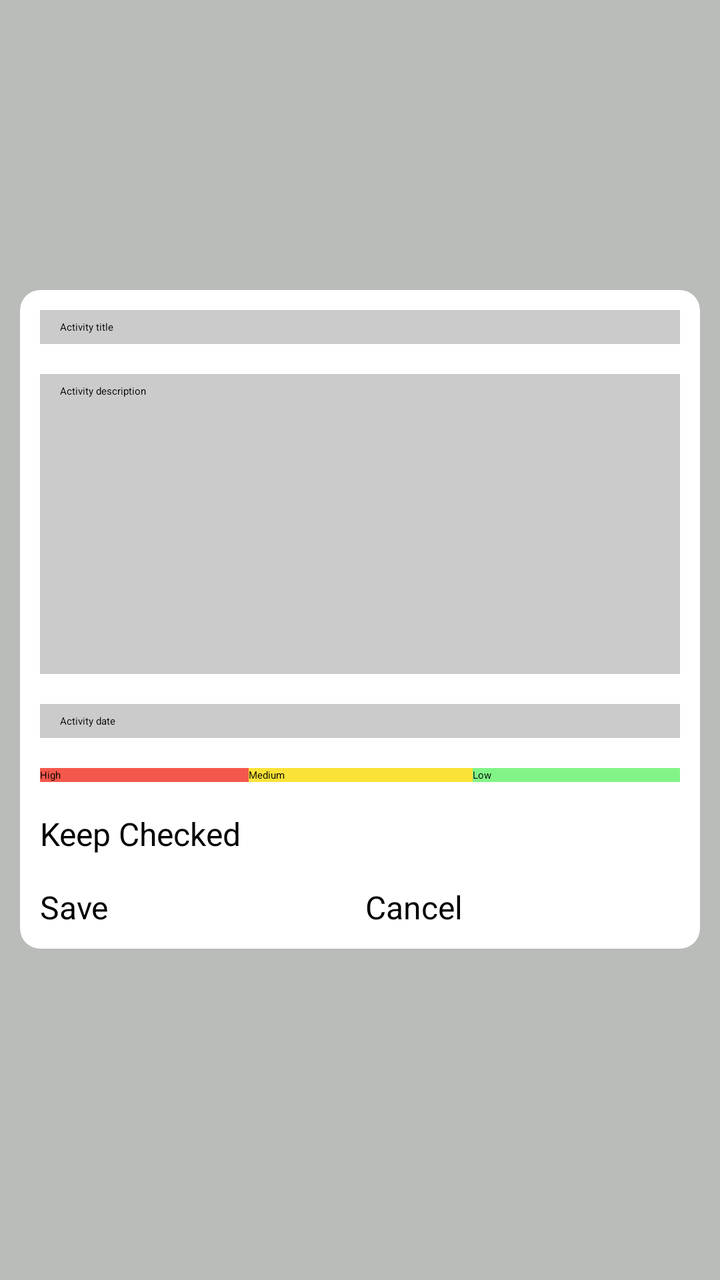
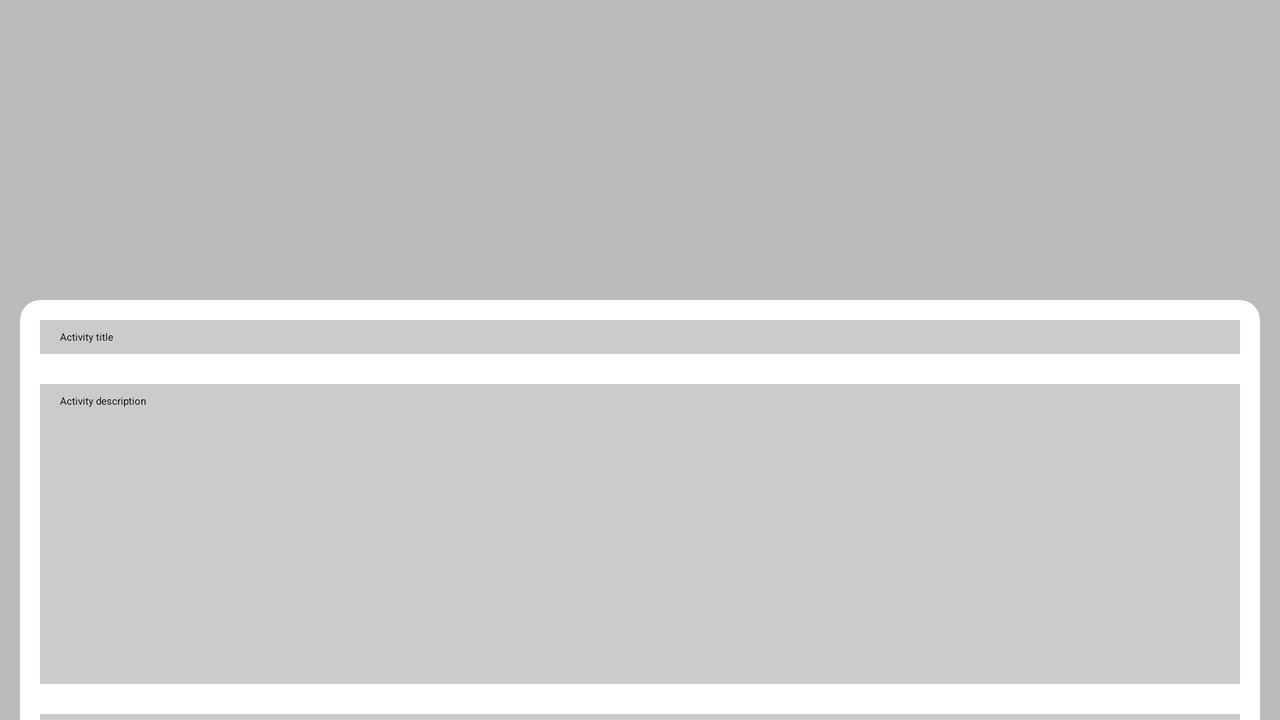

Two renders of one Android screen. The first uses the default layout on a phone; the second uses the alternative layout the repository ships for a different screen configuration, on a matching device. The two XML files are below.
<!-- AndroidManifest.xml: application theme Theme.TodoApp -->
<!-- res/layout/fragment_edit_todo.xml -->
<?xml version="1.0" encoding="utf-8"?>
<LinearLayout xmlns:android="http://schemas.android.com/apk/res/android"
    xmlns:app="http://schemas.android.com/apk/res-auto"
    xmlns:tools="http://schemas.android.com/tools"
    android:layout_width="match_parent"
    android:layout_height="match_parent"
    android:background="#B9BCB9"
    android:orientation="vertical"
    tools:context=".EditTodoFragment">

    
    <ImageView
        android:id="@+id/imageView4"
        android:layout_width="160dp"
        android:layout_height="115dp"
        android:layout_marginTop="10dp"
        app:layout_constraintHorizontal_bias="0.574"
        android:layout_gravity="center_horizontal"
        app:srcCompat="@drawable/ic_baseline_check_circle_24" />

    
    <androidx.cardview.widget.CardView
        android:layout_width="match_parent"
        android:layout_height="wrap_content"
        android:layout_gravity="center"
        android:layout_marginTop="20dp"
        android:layout_marginHorizontal="10dp"
        app:cardBackgroundColor="#FFFFFF"
        app:cardCornerRadius="10dp">

        
        <ScrollView
            android:layout_width="match_parent"
            android:layout_height="wrap_content"
            android:layout_gravity="center"
            android:layout_margin="10dp">

            
            <LinearLayout
                android:layout_width="match_parent"
                android:layout_height="match_parent"
                android:layout_gravity="center"
                android:orientation="vertical">

                
                <EditText
                    android:id="@+id/edit_fragment_txt_name"
                    android:layout_width="match_parent"
                    android:layout_height="wrap_content"
                    android:layout_marginBottom="15dp"
                    android:background="#FFFFFF"
                    android:backgroundTint="#CCCBCB"
                    android:ems="10"
                    android:hint="@string/edit_title"
                    android:inputType="textPersonName"
                    android:paddingLeft="10dp"
                    android:paddingTop="5dp"
                    android:paddingBottom="5dp" />

                
                <EditText
                    android:id="@+id/edit_fragment_txt_description"
                    android:layout_width="match_parent"
                    android:layout_height="wrap_content"
                    android:layout_marginBottom="15dp"
                    android:height="150dp"
                    android:background="#CCCBCB"
                    android:ems="10"
                    android:hint="@string/edit_description"
                    android:inputType="textMultiLine|textPersonName"
                    android:lines="5"
                    android:maxLines="5"
                    android:paddingLeft="10dp"
                    android:paddingTop="5dp"
                    android:paddingBottom="5dp"
                    android:scrollbars="vertical" />

                
                <EditText
                    android:id="@+id/edit_fragment_txt_date"
                    android:layout_width="match_parent"
                    android:layout_height="wrap_content"
                    android:layout_marginBottom="15dp"
                    android:background="#CCCBCB"
                    android:ems="10"
                    android:hint="@string/edit_date"
                    android:inputType="textPersonName"
                    android:paddingLeft="10dp"
                    android:paddingTop="5dp"
                    android:paddingBottom="5dp" />

                
                <RadioGroup
                    android:id="@+id/edit_fragment_rg_priority"
                    android:layout_width="match_parent"
                    android:layout_height="wrap_content"
                    android:layout_marginBottom="15dp"
                    android:orientation="horizontal">

                    
                    <RadioButton
                        android:id="@+id/edit_fragment_rb_high"
                        android:layout_width="wrap_content"
                        android:layout_height="wrap_content"
                        android:layout_weight="1"
                        android:background="@color/color_high"
                        android:text="@string/edit_high" />

                    
                    <RadioButton
                        android:id="@+id/edit_fragment_rb_medium"
                        android:layout_width="wrap_content"
                        android:layout_height="wrap_content"
                        android:layout_weight="1"
                        android:background="@color/color_medium"
                        android:text="@string/edit_medium" />

                    
                    <RadioButton
                        android:id="@+id/edit_fragment_rb_low"
                        android:layout_width="wrap_content"
                        android:layout_height="wrap_content"
                        android:layout_weight="1"
                        android:background="@color/color_low"
                        android:text="@string/edit_low" />
                </RadioGroup>

                
                <CheckBox
                    android:id="@+id/edit_fragment_chk_complete"
                    android:layout_width="match_parent"
                    android:layout_height="wrap_content"
                    android:layout_marginBottom="15dp"
                    android:text="Keep Checked"
                    android:textSize="16sp" />

                
                <LinearLayout
                    android:layout_width="match_parent"
                    android:layout_height="match_parent"
                    android:orientation="horizontal">

                    
                    <Button
                        android:id="@+id/edit_fragment_btn_save"
                        android:layout_width="wrap_content"
                        android:layout_height="wrap_content"
                        android:layout_marginRight="10dp"
                        android:layout_weight="1"
                        android:text="@string/edit_save"
                        android:textColor="#000000"
                        android:textSize="16sp"
                        app:backgroundTint="#F1E047" />

                    
                    <Button
                        android:id="@+id/edit_fragment_btn_cancel"
                        android:layout_width="wrap_content"
                        android:layout_height="wrap_content"
                        android:layout_marginLeft="10dp"
                        android:layout_weight="1"
                        android:text="@string/cancel"
                        android:textColor="#000000"
                        android:textSize="16sp"
                        app:backgroundTint="#F1E047" />
                </LinearLayout>
            </LinearLayout>
        </ScrollView>
    </androidx.cardview.widget.CardView>

</LinearLayout>
<!-- resources referenced by this layout -->
<resources>
  <color name="color_high">#F4584C</color>
  <color name="color_low">#82F487</color>
  <color name="color_medium">#FBE239</color>
  <!-- drawable ic_baseline_check_circle_24 (drawable) -->
  <vector android:height="24dp" android:tint="#F1E047"
      android:viewportHeight="24" android:viewportWidth="24"
      android:width="24dp" xmlns:android="http://schemas.android.com/apk/res/android">
      <path android:fillColor="@android:color/white" android:pathData="M12,2C6.48,2 2,6.48 2,12s4.48,10 10,10 10,-4.48 10,-10S17.52,2 12,2zM10,17l-5,-5 1.41,-1.41L10,14.17l7.59,-7.59L19,8l-9,9z"/>
  </vector>
  <string name="cancel">Cancel</string>
  <string name="edit_date">Activity date</string>
  <string name="edit_description">Activity description</string>
  <string name="edit_high">High</string>
  <string name="edit_low">Low</string>
  <string name="edit_medium">Medium</string>
  <string name="edit_save">Save</string>
  <string name="edit_title">Activity title</string>
</resources>
<!-- res/layout-land/fragment_edit_todo.xml (the repository's variant of the layout above) -->
<!-- drawn on the phone turned sideways -->
<?xml version="1.0" encoding="utf-8"?>
<LinearLayout xmlns:android="http://schemas.android.com/apk/res/android"
    xmlns:app="http://schemas.android.com/apk/res-auto"
    xmlns:tools="http://schemas.android.com/tools"
    android:layout_width="match_parent"
    android:layout_height="match_parent"
    android:background="#B9BCB9"
    android:orientation="vertical"
    tools:context=".EditTodoFragment">

    
    <ScrollView
        android:layout_width="match_parent"
        android:layout_height="match_parent">

        
        <LinearLayout
            android:layout_width="match_parent"
            android:layout_height="match_parent"
            android:orientation="vertical">

            
            <ImageView
                android:id="@+id/imageView4"
                android:layout_width="160dp"
                android:layout_height="115dp"
                android:layout_gravity="center"
                android:layout_marginTop="15dp"
                app:srcCompat="@drawable/ic_baseline_check_circle_24" />

            
            <androidx.cardview.widget.CardView
                android:layout_width="match_parent"
                android:layout_height="wrap_content"
                android:layout_gravity="center"
                android:layout_marginHorizontal="10dp"
                android:layout_marginTop="20dp"
                app:cardBackgroundColor="#FFFFFF"
                app:cardCornerRadius="10dp">

                
                <ScrollView
                    android:layout_width="match_parent"
                    android:layout_height="wrap_content"
                    android:layout_gravity="center"
                    android:layout_margin="10dp">

                    
                    <LinearLayout
                        android:layout_width="match_parent"
                        android:layout_height="match_parent"
                        android:layout_gravity="center"
                        android:orientation="vertical">

                        
                        <EditText
                            android:id="@+id/edit_fragment_txt_name"
                            android:layout_width="match_parent"
                            android:layout_height="wrap_content"
                            android:layout_marginBottom="15dp"
                            android:background="#FFFFFF"
                            android:backgroundTint="#CCCBCB"
                            android:ems="10"
                            android:hint="@string/edit_title"
                            android:inputType="textPersonName"
                            android:paddingLeft="10dp"
                            android:paddingTop="5dp"
                            android:paddingBottom="5dp" />

                        
                        <EditText
                            android:id="@+id/edit_fragment_txt_description"
                            android:layout_width="match_parent"
                            android:layout_height="wrap_content"
                            android:layout_marginBottom="15dp"
                            android:height="150dp"
                            android:background="#CCCBCB"
                            android:ems="10"
                            android:hint="@string/edit_description"
                            android:inputType="textMultiLine|textPersonName"
                            android:lines="5"
                            android:maxLines="5"
                            android:paddingLeft="10dp"
                            android:paddingTop="5dp"
                            android:paddingBottom="5dp"
                            android:scrollbars="vertical" />

                        
                        <EditText
                            android:id="@+id/edit_fragment_txt_date"
                            android:layout_width="match_parent"
                            android:layout_height="wrap_content"
                            android:layout_marginBottom="15dp"
                            android:background="#CCCBCB"
                            android:ems="10"
                            android:hint="@string/edit_date"
                            android:inputType="textPersonName"
                            android:paddingLeft="10dp"
                            android:paddingTop="5dp"
                            android:paddingBottom="5dp" />

                        
                        <RadioGroup
                            android:id="@+id/edit_fragment_rg_priority"
                            android:layout_width="match_parent"
                            android:layout_height="wrap_content"
                            android:layout_marginBottom="15dp"
                            android:orientation="horizontal">

                            
                            <RadioButton
                                android:id="@+id/edit_fragment_rb_high"
                                android:layout_width="wrap_content"
                                android:layout_height="wrap_content"
                                android:layout_weight="1"
                                android:background="@color/color_high"
                                android:text="@string/edit_high" />

                            
                            <RadioButton
                                android:id="@+id/edit_fragment_rb_medium"
                                android:layout_width="wrap_content"
                                android:layout_height="wrap_content"
                                android:layout_weight="1"
                                android:background="@color/color_medium"
                                android:text="@string/edit_medium" />

                            
                            <RadioButton
                                android:id="@+id/edit_fragment_rb_low"
                                android:layout_width="wrap_content"
                                android:layout_height="wrap_content"
                                android:layout_weight="1"
                                android:background="@color/color_low"
                                android:text="@string/edit_low" />
                        </RadioGroup>

                        
                        <CheckBox
                            android:id="@+id/edit_fragment_chk_complete"
                            android:layout_width="match_parent"
                            android:layout_height="wrap_content"
                            android:layout_marginBottom="15dp"
                            android:text="Keep Checked"
                            android:textSize="16sp" />

                        
                        <LinearLayout
                            android:layout_width="match_parent"
                            android:layout_height="match_parent"
                            android:orientation="horizontal">

                            
                            <Button
                                android:id="@+id/edit_fragment_btn_save"
                                android:layout_width="wrap_content"
                                android:layout_height="wrap_content"
                                android:layout_marginRight="10dp"
                                android:layout_weight="1"
                                android:text="@string/edit_save"
                                android:textColor="#000000"
                                android:textSize="16sp"
                                app:backgroundTint="#F1E047" />

                            
                            <Button
                                android:id="@+id/edit_fragment_btn_cancel"
                                android:layout_width="wrap_content"
                                android:layout_height="wrap_content"
                                android:layout_marginLeft="10dp"
                                android:layout_weight="1"
                                android:text="@string/cancel"
                                android:textColor="#000000"
                                android:textSize="16sp"
                                app:backgroundTint="#F1E047" />
                        </LinearLayout>
                    </LinearLayout>
                </ScrollView>
            </androidx.cardview.widget.CardView>
        </LinearLayout>
    </ScrollView>
</LinearLayout>
